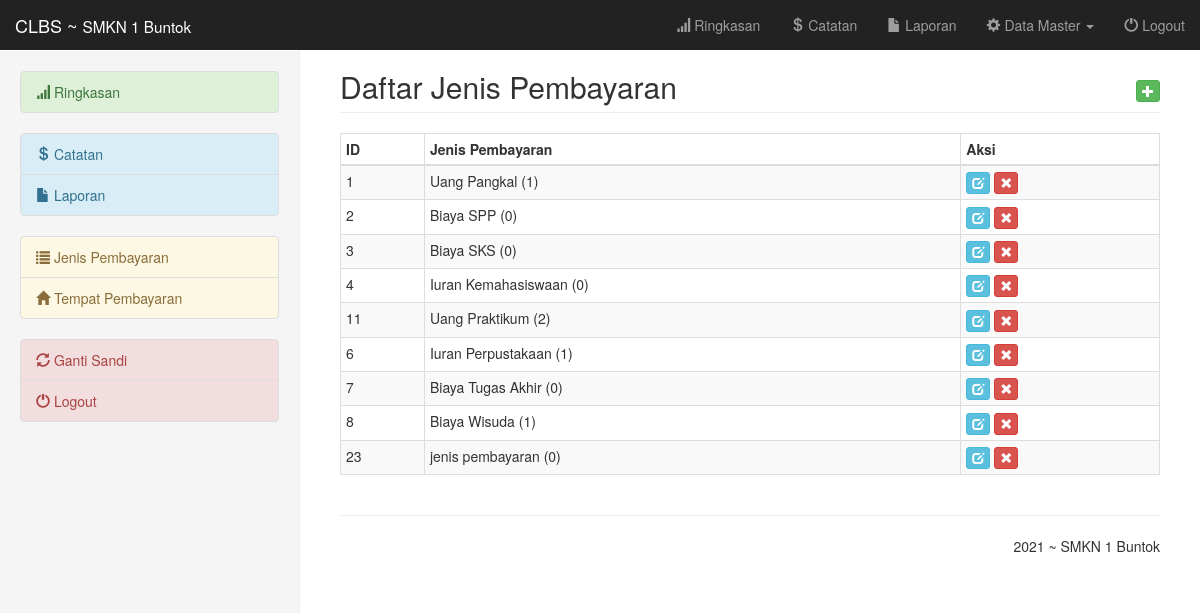
Page /jenis.php (signed in) on the committed database.
### tables this page shows
CREATE TABLE `jenis` (
  `id_jenis` int(3) NOT NULL COMMENT 'PK',
  `nama_jenis` varchar(50) NOT NULL COMMENT 'nama jenis pembayaran'
);

### jenis.php (the view, shortened to what this page needs)
<?php
include_once 'library.php';
include_once 'atas.php';
include_once 'menu.php';
?>
<h2 class="page-header">
	Daftar Jenis Pembayaran
	<span class="pull-right">
		<a href="#" class="btn btn-success btn-xs" onclick="kotakModal('jenis_tambah.php')">
			<span class="glyphicon glyphicon-plus"></span>
		</a>
	</span>
</h2>
<div class="table-responsive">
	<table class="table table-condensed table-striped table-bordered table-hover">
		<thead>
			<tr>
				<th>ID</th>
				<th>Jenis Pembayaran</th>
				<th>Aksi</th>
			</tr>
		</thead>
		<tbody>
		<?php
		$aJ="SELECT * FROM jenis";
		$bJ=$dbConn->prepare($aJ);
		$bJ->execute();
		while($rJ=$bJ->fetch(PDO::FETCH_OBJ)) {
			$sCT="SELECT COUNT(id_transaksi) AS sCT FROM transaksi WHERE id_jenis=:id_jenis";
			$qCT=$dbConn->prepare($sCT);
			$qCT->bindparam(':id_jenis', $rJ->id_jenis);
			$qCT->execute();
			$rCT=$qCT->fetch(PDO::FETCH_OBJ);
		?>
			<tr>
				<td><?=$rJ->id_jenis;?></td>
				<td><?=$rJ->nama_jenis;?> (<?=$rCT->sCT;?>)</td>
				<td>
					<a href="#" onclick="kotakModal('jenis_ubah.php?id_jenis=<?=$rJ->id_jenis;?>')" class="btn btn-xs btn-info"><span class="glyphicon glyphicon-edit"></span></a>
					<a href="jenis_hapus.php?id_jenis=<?=$rJ->id_jenis;?>" onclick="return confirm('PERHATIAN!!. Menghapus jenis pembayaran juga akan\nmenghapus semua catatan pembayaran yang terkait\ndengan jenis pembayaran ini!\n\nYakin ingin menghapus jenis pembayaran ini?')" class="btn btn-xs btn-danger"><span class="glyphicon glyphicon-remove"></span></a>
				</td>
			</tr>
		<?php
		}
		?>
		</tbody>
	</table>
</div>
<?php
include_once 'bawah.php';
?>

### atas.php (shortened to what this page needs)
<!DOCTYPE html>
<html lang="en">
<head>
	<link href="inc/css/bootstrap.min.css" rel="stylesheet">
	<link href="inc/css/jquery.dataTables.css" rel="stylesheet">
	<link href="inc/css/dashboard.css" rel="stylesheet">
</head>
<body>
<nav class="navbar navbar-inverse navbar-fixed-top">
	<div class="container-fluid">
		<div class="navbar-header">
			<a class="navbar-brand" href="#">CLBS ~ <small>SMKN 1 Buntok</small></a>
		</div>
		<div id="navbar" class="navbar-collapse collapse">
			<ul class="nav navbar-nav navbar-right">
				<li><a href="ringkasan.php"><span class="glyphicon glyphicon-signal"></span> Ringkasan</a></li>
				<li><a href="catatan.php"><span class="glyphicon glyphicon-usd"></span> Catatan</a></li>
				<li><a href="laporan.php"><span class="glyphicon glyphicon-file"></span> Laporan</a></li>
				<li class="dropdown">
					<a href="#" class="dropdown-toggle" data-toggle="dropdown" role="button" aria-haspopup="true" aria-expanded="false"><span class="glyphicon glyphicon-cog"></span> Data Master <span class="caret"></span></a>
				</li>
				<li><a href="logout.php"><span class="glyphicon glyphicon-off"></span> Logout</a></li>
			</ul>
		</div>
	</div>
</nav>
<div class="container-fluid">
	<div class="row">

### menu.php
<div class="col-sm-3 col-md-3 sidebar">
	<div class="list-group">
		<a href="ringkasan.php" class="list-group-item list-group-item-success"><span class="glyphicon glyphicon-signal"></span> Ringkasan</a>
	</div>
	<div class="list-group">
		<a href="catatan.php" class="list-group-item list-group-item-info"><span class="glyphicon glyphicon-usd"></span> Catatan</a>
		<a href="laporan.php" class="list-group-item list-group-item-info"><span class="glyphicon glyphicon-file"></span> Laporan</a>
	</div>
	<div class="list-group">
		<a href="jenis.php" class="list-group-item list-group-item-warning"><span class="glyphicon glyphicon-list"></span> Jenis Pembayaran</a>
		<a href="tempat.php" class="list-group-item list-group-item-warning"><span class="glyphicon glyphicon-home"></span> Tempat Pembayaran</a>
	</div>
	<div class="list-group">
		<a href="ganti.php" class="list-group-item list-group-item-danger"><span class="glyphicon glyphicon-refresh"></span> Ganti Sandi</a>
		<a href="logout.php" class="list-group-item list-group-item-danger"><span class="glyphicon glyphicon-off"></span> Logout</a>
	</div>
</div>
<div class="col-sm-9 col-sm-offset-3 col-md-9 col-md-offset-3 main">

### bawah.php (shortened to what this page needs)
			<hr>
			<p class="text-right">
				2021 ~ SMKN 1 Buntok
		</div>
	</div>
</div>
</body>
</html>

### inc/css/dashboard.css (style rules this page uses)
body { padding-top: 50px; }
.navbar-fixed-top { border: 0; }
.sidebar { display: none; }
@media (min-width: 768px) { .sidebar { position: fixed; top: 51px; bottom: 0; left: 0; z-index: 1000; display: block; padding: 20px; overflow-x: hidden; overflow-y: auto; background-color: #f5f5f5; border-right: 1px solid #eee; } }
.main { padding: 20px; }
@media (min-width: 768px) { .main { padding-right: 40px; padding-left: 40px; } }
.main .page-header { margin-top: 0; }

### rows in the picture
jenis: id_jenis "1", nama_jenis "Uang Pangkal", sCT "1"
jenis: id_jenis "2", nama_jenis "Biaya SPP", sCT "0"
jenis: id_jenis "3", nama_jenis "Biaya SKS", sCT "0"
jenis: id_jenis "4", nama_jenis "Iuran Kemahasiswaan", sCT "0"
jenis: id_jenis "11", nama_jenis "Uang Praktikum", sCT "2"
jenis: id_jenis "6", nama_jenis "Iuran Perpustakaan", sCT "1"
jenis: id_jenis "7", nama_jenis "Biaya Tugas Akhir", sCT "0"
jenis: id_jenis "8", nama_jenis "Biaya Wisuda", sCT "1"
jenis: id_jenis "23", nama_jenis "jenis pembayaran", sCT "0"
